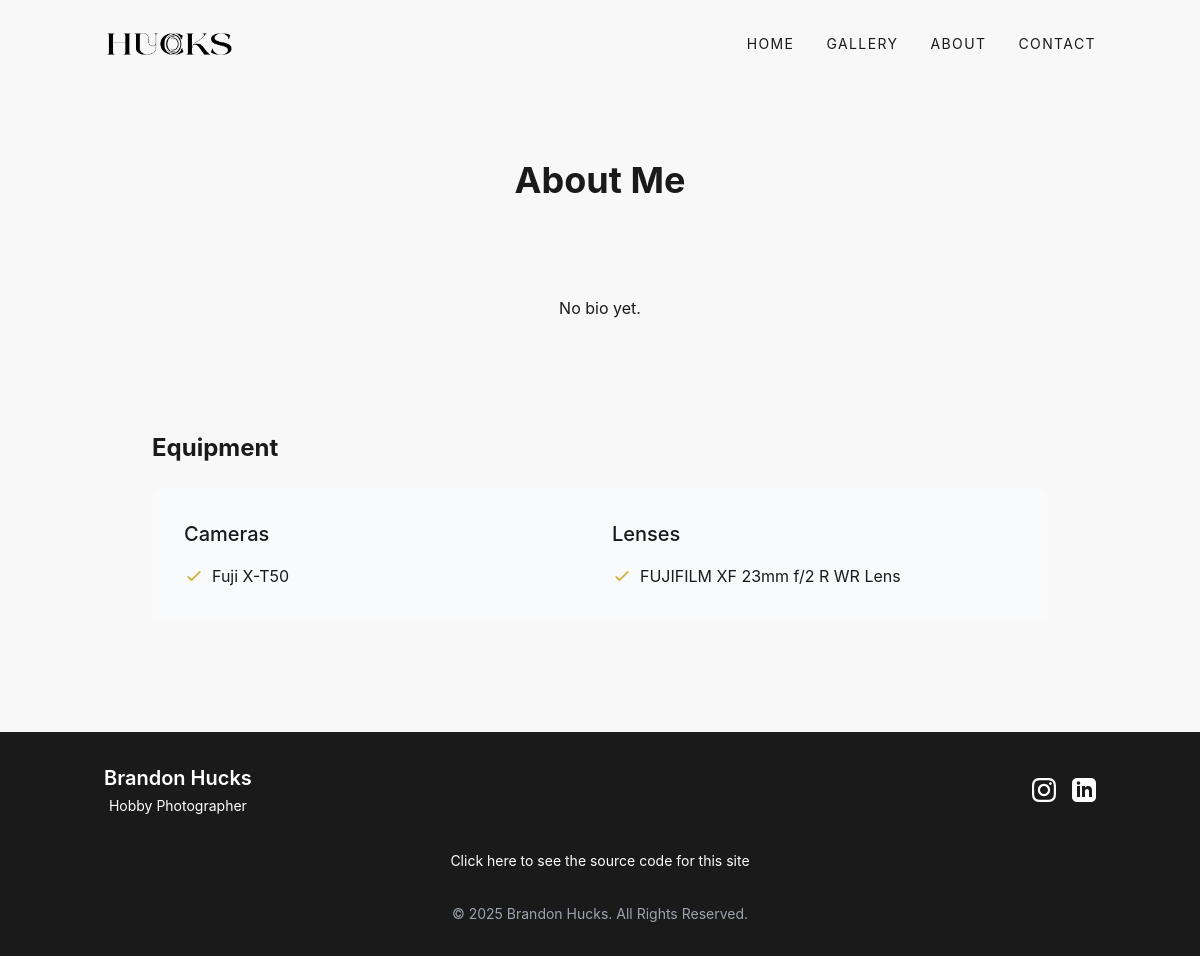
Page /about/ on the earlier database version.
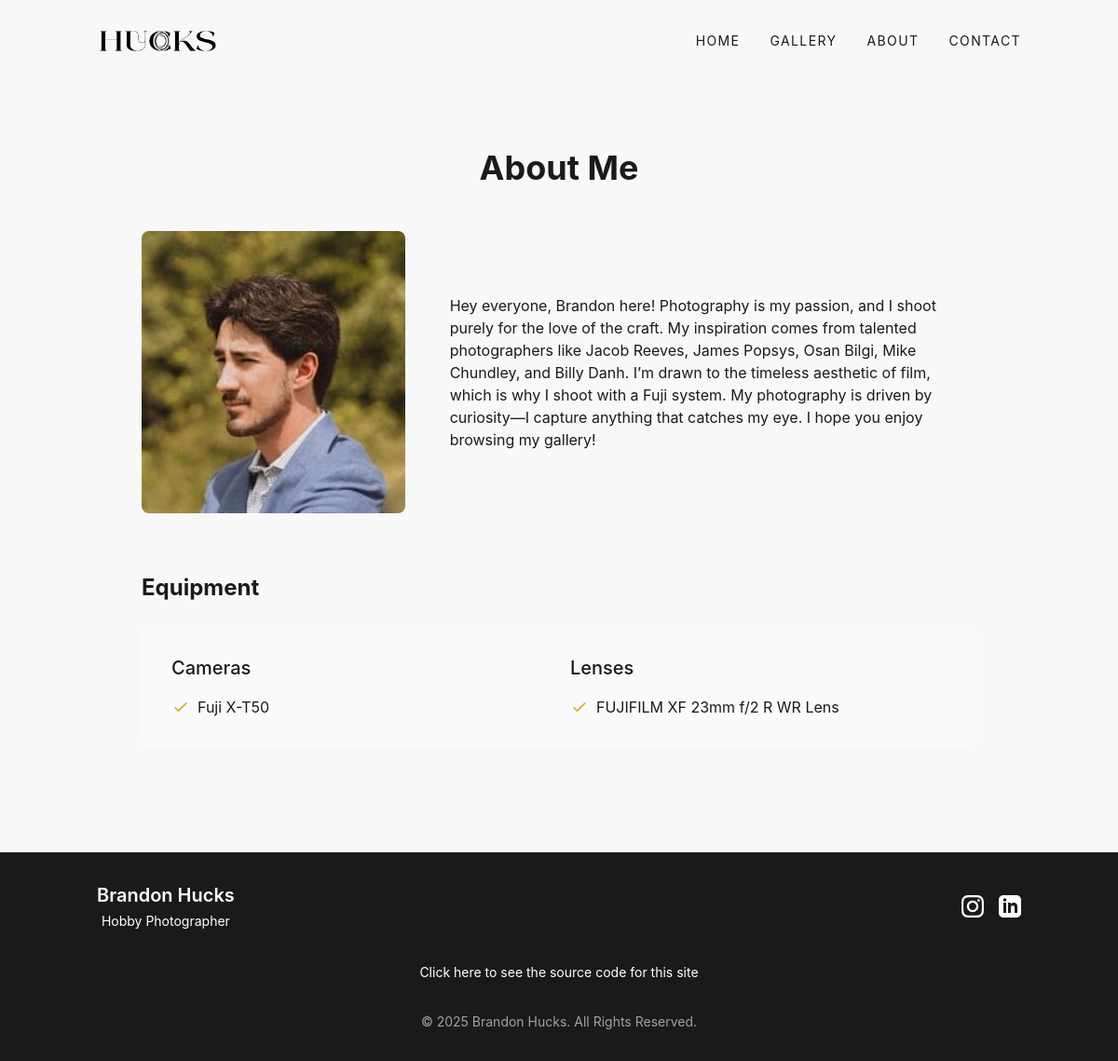
Same page on the later database version.
### portfolio/models.py (models this page shows, shortened)
class About(models.Model):
    profile_image = models.ImageField(upload_to='about/', blank=True)
    bio = models.TextField()
    class Meta:
        verbose_name_plural = "About"

### portfolio/views.py (the view)
# urls.py: path('about/', views.AboutView.as_view(), name='about'),
class AboutView(TemplateView):
    template_name = 'portfolio/about.html'
    def get_context_data(self, **kwargs):
        context = super().get_context_data(**kwargs)
        context['about'] = About.objects.first()
        return context

### portfolio/templates/portfolio/about.html (shortened to what this page needs)
{% extends 'portfolio/base.html' %}
{% block content %}
<div class="container mx-auto px-4">
    <div class="py-16 max-w-4xl mx-auto">
        <h1 class="text-4xl font-bold mb-12 text-center">About Me</h1>
        {% if about %}
        <div class="flex flex-col md:flex-row gap-12 items-center">
            {% if about.profile_image %}
            <div class="md:w-1/3">
                <div class="rounded-lg overflow-hidden">
                    <img src="{{ about.profile_image.url }}" alt="Profile" class="w-full h-auto">
                </div>
            </div>
            {% endif %}
            <div class="{% if about.profile_image %}md:w-2/3{% endif %}">
                <div class="prose prose-lg max-w-none">
                    {{ about.bio|linebreaks }}
                </div>
            </div>
        </div>
        {% else %}
        <div class="text-center py-12">
            <p>No bio yet.</p>
        </div>
        {% endif %}
        <div class="mt-16">
            <h2 class="text-2xl font-bold mb-6">Equipment</h2>
            <div class="bg-gray-50 p-8 rounded-lg">
                <div class="grid grid-cols-1 md:grid-cols-2 gap-6">
                    <div>
                        <h3 class="text-xl font-medium mb-4">Cameras</h3>
                        <ul class="space-y-2">
                            <li class="flex items-start">
                                <svg xmlns="http://www.w3.org/2000/svg" class="h-5 w-5 mr-2 text-photo-accent mt-0.5" fill="none" viewBox="0 0 24 24" stroke="currentColor">
                                    <path stroke-linecap="round" stroke-linejoin="round" stroke-width="2" d="M5 13l4 4L19 7" />
                                </svg>
                                <span>Fuji X-T50</span>
                            </li>
                        </ul>
                    </div>
                    <div>
                        <h3 class="text-xl font-medium mb-4">Lenses</h3>
                        <ul class="space-y-2">
                            <li class="flex items-start">
                                <svg xmlns="http://www.w3.org/2000/svg" class="h-5 w-5 mr-2 text-photo-accent mt-0.5" fill="none" viewBox="0 0 24 24" stroke="currentColor">
                                    <path stroke-linecap="round" stroke-linejoin="round" stroke-width="2" d="M5 13l4 4L19 7" />
                                </svg>
                                <span>FUJIFILM XF 23mm f/2 R WR Lens</span>
                            </li>
                        </ul>
                    </div>
                </div>
            </div>
        </div>
    </div>
</div>
{% endblock %}

### portfolio/templates/portfolio/base.html (shortened to what this page needs)
<!DOCTYPE html>
<html lang="en">
<head>
    <script src="https://cdn.tailwindcss.com"></script>
</head>
<body class="bg-photo-light text-photo-dark min-h-screen flex flex-col">
    {% load static %}
    <header class="fixed w-full bg-photo-light/90 backdrop-blur-sm z-50">
        <nav class="container mx-auto px-4 py-6 flex justify-between items-center">
            <a href="{% url 'portfolio:home' %}" class="flex items-center">
                <img src="{% static 'portfolio/img/hucksphoto.png' %}" alt="Brandon Hucks Logo" class="h-10">
            </a>
            <div class="hidden md:flex space-x-8 text-sm uppercase tracking-widest">
                <a href="{% url 'portfolio:home' %}"
                    class="hover:text-photo-accent transition-colors duration-300">Home</a>
                <a href="{% url 'portfolio:gallery' %}"
                    class="hover:text-photo-accent transition-colors duration-300">Gallery</a>
                <a href="{% url 'portfolio:about' %}"
                    class="hover:text-photo-accent transition-colors duration-300">About</a>
                <a href="{% url 'portfolio:contact' %}"
                    class="hover:text-photo-accent transition-colors duration-300">Contact</a>
            </div>
        </nav>
    </header>
    <main class="flex-grow pt-24 pb-12">
        {% block content %}{% endblock %}
    </main>
    <footer class="bg-photo-dark text-white py-8">
        <div class="container mx-auto px-4">
            <div class="flex flex-col md:flex-row justify-between items-center">
                <div class="mb-4 md:mb-0">
                    <h3 class="text-xl font-semibold">Brandon Hucks</h3>
                    <p class="text-center text-sm mt-1">Hobby Photographer</p>
                </div>
                <div class="flex space-x-4">
                    <a href="https://www.instagram.com/hucksphoto"
                        class="text-white hover:text-photo-accent transition-colors duration-300">
                    </a>
                    <a href="https://www.linkedin.com/in/brandon-hucks"
                        class="text-white hover:text-photo-accent transition-colors duration-300">
                    </a>
                </div>
            </div>
            <div class="text-center mt-8">
                <a href="https://github.com/branhucks/hucksphoto"
                    class="text-white text-sm hover:text-photo-accent transition-colors duration-300">
                    Click here to see the source code for this site
                </a>
            </div>
            <div class="text-center mt-8 text-sm text-gray-400">
                <p>© {% now "Y" %} Brandon Hucks. All Rights Reserved.</p>
            </div>
        </div>
    </footer>
</body>
</html>

Differences in the rows shown:
added About: profile_image (picture), bio "Hey everyone, Brandon here! Photography is my passion, and I shoot purely for the love of the craft. My inspiration comes from talented photographers like Jacob Reeves, James Popsys, Osan Bilgi, Mike Chundley, and Billy Danh. I’m drawn to the timeless aesthetic of film, which is why I shoot with a Fuji system. My photography is driven by curiosity—I capture anything that catches my eye. I hope you enjoy browsing my gallery!"
Other differences:
text no longer shown: "No bio yet."
